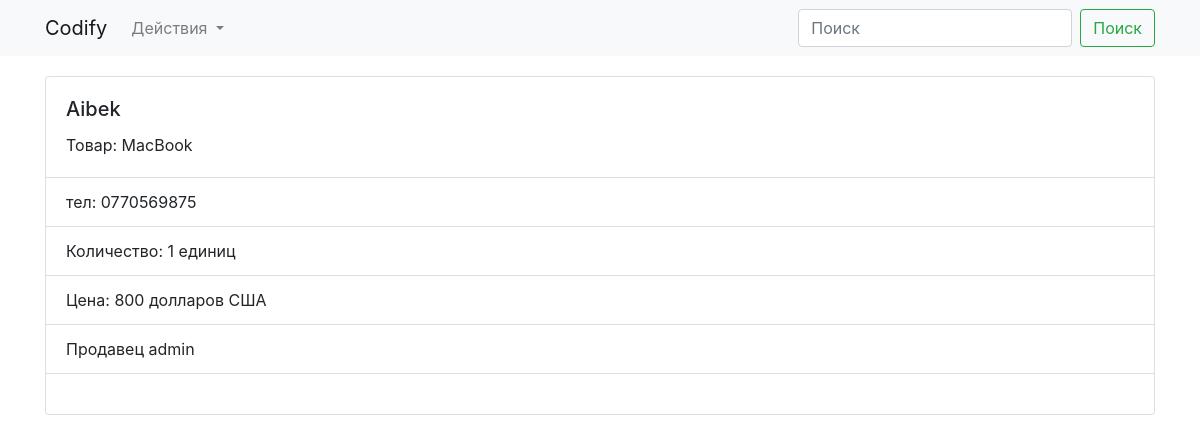
Screenshot of /customer/1 with the database file from the repository.
### app/models.py (models this page shows, shortened)
class Customers(db.Model):
    id = db.Column(db.Integer, primary_key=True)
    name = db.Column(db.String(64))
    phone_number = db.Column(db.String(32))
    item = db.Column(db.String(64))
    quantity = db.Column(db.Integer())
    price = db.Column(db.Integer())
    date_in = db.Column(db.Date())
    user = db.relationship('User', backref=db.backref('customers'))
    user_id = db.Column(db.Integer, db.ForeignKey('user.id'))

class User(UserMixin, db.Model):
    id = db.Column(db.Integer, primary_key=True)
    username = db.Column(db.String(32))
    password_hash = db.Column(db.String(44))
    @property
    def password(self):
        return self.password_hash

### app/views.py (the view)
def customer_detail(customer_id):
    form = forms.CustomerForm()
    customer = Customers.query.filter_by(id=customer_id).first()
    if customer:
        return render_template('customer_detail.html', customer=customer, form=form)
    else:
        flash('customer not field', category='danger')
        return redirect(url_for('index'))

### app/forms.py
class CustomerForm(FlaskForm):
    name = wf.StringField(label='Имя')
    phone_number = wf.StringField(label='Номер телефона')
    item = wf.StringField(label='Наименование товара')
    quantity = wf.IntegerField(label='Количество товара')
    price = wf.IntegerField(label='Цена за ед. товара')
    date_in = wf.DateField(label='Дата прибытия товара', format='%Y-%m-%d')
    user = wf.SelectField(label='Пользователь', choices=get_users(), coerce=int)
    submit = wf.SubmitField(label='Подтвердить')

### app/templates/customer_detail.html (shortened to what this page needs)
{% extends 'base.html' %}
{% block content %}
<div class="container">
  <div class="card">
    <div class="card-body">
      <h5 class="card-title">{{ customer.name }}</h5>
      <p class="card-text">Товар: {{ customer.item }}</p>
    </div>
    <ul class="list-group list-group-flush">
      <li class="list-group-item">тел: {{ customer.phone_number }}</li>
      <li class="list-group-item">Количество: {{ customer.quantity }} единиц</li>
      <li class="list-group-item">Цена: {{ customer.price }} долларов США</li>
      <li class="list-group-item">Продавец {{ customer.user.username }}</li>
    </ul>
    <div class="card-body">
    </div>
  </div>
</div>
{% endblock content %}

### rows the page displays
Customers: name "Aibek", item "MacBook", phone_number "0770569875", quantity "1", price "800"
User: user.username "admin"
